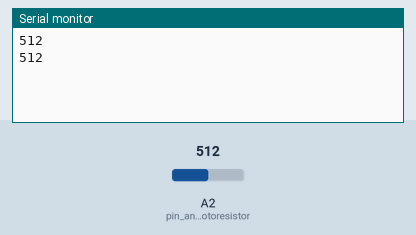
Recording of a sketch running on a simulated Arduino Uno, built with avr-gcc and run on an emulated ATmega328P. On the bench: the last lines printed to the serial monitor. Inputs (shaded band) come from the test bench; at power-on: A2 (pin_analog_photoresistor) = 512.

Above: at 2.8 s.
2.9 s: A2 (pin_analog_photoresistor) set to 716
At 3.5 s:
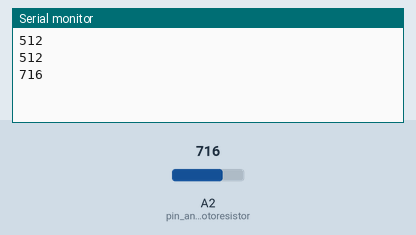
4.4 s: A2 (pin_analog_photoresistor) set to 900
At 5.8 s:
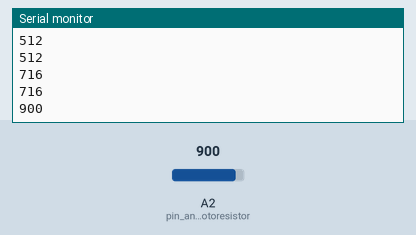
Timing chart, 0 to 7.4 s (numbered marks = the images above; inputs shaded):
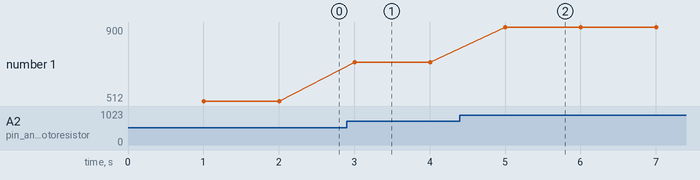

The sketch:

simple_lightsensor.ino
```cpp
int pin_analog_photoresistor = 2;
int io_photoresistor = 0;
int delay_time = 1000;
unsigned long current_time = 0;

void setup() {
  pinMode(A2, INPUT); /* Input from analog photoresistor */
  Serial.begin(9600);
}

void loop() {
  if(millis() - current_time > delay_time) {
    current_time = millis();
    io_photoresistor = analogRead(pin_analog_photoresistor);
    Serial.println(io_photoresistor, DEC);
  }
}
```

Measured:
- after the input at 2.9 s, the serial monitor: prints a new line after 0.10 s (image 1)
- after the input at 4.4 s, the serial monitor: prints a new line after 0.61 s (image 2)
- plotted number 1: 512 → 716 after the input at 2.9 s, 716 → 900 after the input at 4.4 s
